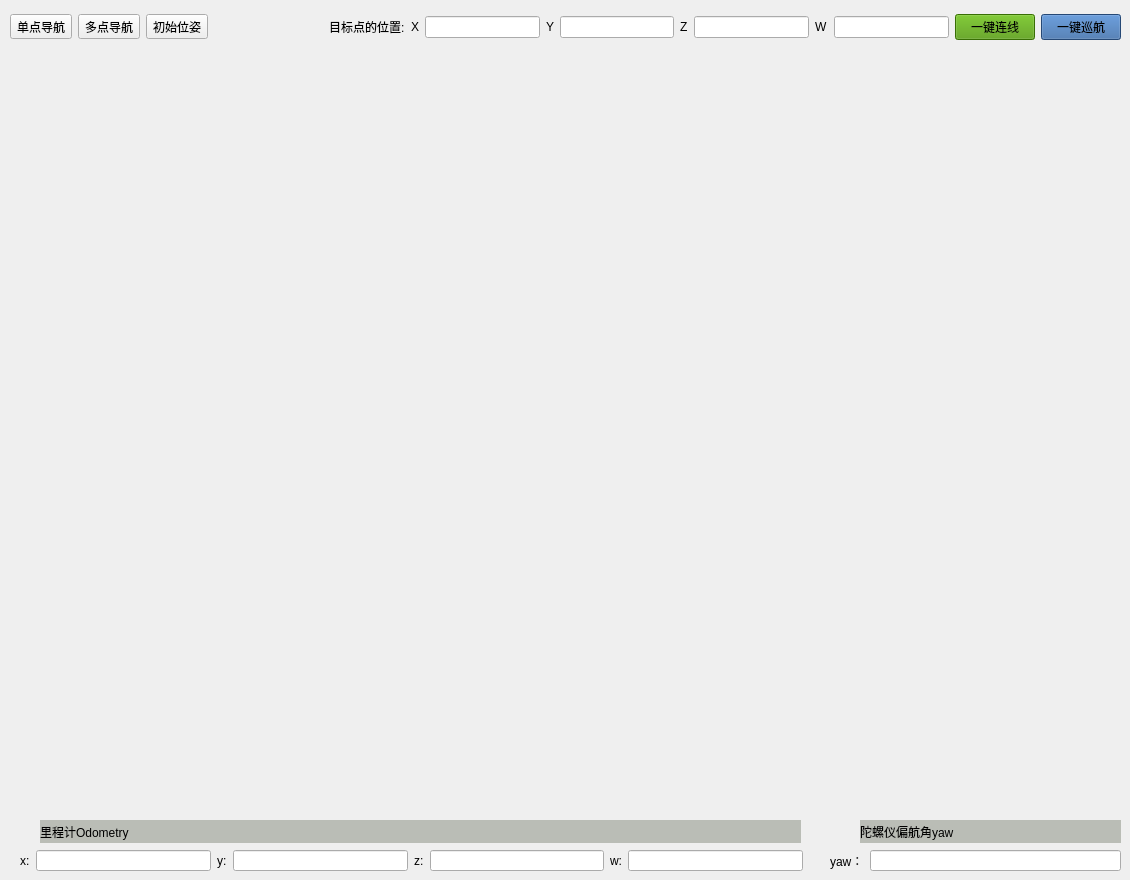
      <widget class="QWidget" name="tab_4">
       <attribute name="title">
        <string>建图导航</string>
       </attribute>
       <widget class="QLabel" name="imu">
        <property name="geometry">
         <rect>
          <x>830</x>
          <y>820</y>
          <width>31</width>
          <height>23</height>
         </rect>
        </property>
        <property name="text">
         <string/>
        </property>
       </widget>
       <widget class="QLabel" name="label_35">
        <property name="geometry">
         <rect>
          <x>860</x>
          <y>820</y>
          <width>261</width>
          <height>23</height>
         </rect>
        </property>
        <property name="styleSheet">
         <string notr="true">background-color: rgb(186, 189, 182);</string>
        </property>
        <property name="text">
         <string>陀螺仪偏航角yaw</string>
        </property>
       </widget>
       <widget class="QWidget" name="layoutWidget">
        <property name="geometry">
         <rect>
          <x>830</x>
          <y>850</y>
          <width>291</width>
          <height>21</height>
         </rect>
        </property>
        <layout class="QGridLayout" name="gridLayout_17">
         <item row="0" column="0">
          <widget class="QLabel" name="label_30">
           <property name="text">
            <string>yaw：</string>
           </property>
          </widget>
         </item>
         <item row="0" column="1">
          <widget class="QLineEdit" name="yaw_view"/>
         </item>
        </layout>
       </widget>
       <widget class="QWidget" name="layoutWidget">
        <property name="geometry">
         <rect>
          <x>9</x>
          <y>45</y>
          <width>1111</width>
          <height>771</height>
         </rect>
        </property>
        <layout class="QVBoxLayout" name="layout_rviz"/>
       </widget>
       <widget class="QLabel" name="label_31">
        <property name="geometry">
         <rect>
          <x>40</x>
          <y>820</y>
          <width>761</width>
          <height>23</height>
         </rect>
        </property>
        <property name="styleSheet">
         <string notr="true">background-color: rgb(186, 189, 182);</string>
        </property>
        <property name="text">
         <string>里程计Odometry</string>
        </property>
       </widget>
       <widget class="QLabel" name="odom">
        <property name="geometry">
         <rect>
          <x>12</x>
          <y>820</y>
          <width>31</width>
          <height>23</height>
         </rect>
        </property>
        <property name="text">
         <string/>
        </property>
       </widget>
       <widget class="QWidget" name="layoutWidget">
        <property name="geometry">
         <rect>
          <x>20</x>
          <y>850</y>
          <width>783</width>
          <height>21</height>
         </rect>
        </property>
        <layout class="QGridLayout" name="gridLayout_15">
         <property name="sizeConstraint">
          <enum>QLayout::SetMaximumSize</enum>
         </property>
         <item row="0" column="1">
          <widget class="QLineEdit" name="odomx_view">
           <property name="styleSheet">
            <string notr="true">color: rgb(164, 0, 0);
font: 63 italic 11pt &quot;URW Bookman&quot;;</string>
           </property>
          </widget>
         </item>
         <item row="0" column="7">
          <widget class="QLineEdit" name="odomw_view">
           <property name="styleSheet">
            <string notr="true">color: rgb(164, 0, 0);
font: 63 italic 11pt &quot;URW Bookman&quot;;</string>
           </property>
          </widget>
         </item>
         <item row="0" column="2">
          <widget class="QLabel" name="label_28">
           <property name="text">
            <string>y:</string>
           </property>
          </widget>
         </item>
         <item row="0" column="5">
          <widget class="QLineEdit" name="odomz_view">
           <property name="styleSheet">
            <string notr="true">color: rgb(164, 0, 0);
font: 63 italic 11pt &quot;URW Bookman&quot;;</string>
           </property>
          </widget>
         </item>
         <item row="0" column="3">
          <widget class="QLineEdit" name="odomy_view">
           <property name="styleSheet">
            <string notr="true">color: rgb(164, 0, 0);
font: 63 italic 11pt &quot;URW Bookman&quot;;</string>
           </property>
          </widget>
         </item>
         <item row="0" column="4">
          <widget class="QLabel" name="label_29">
           <property name="maximumSize">
            <size>
             <width>16777215</width>
             <height>70</height>
            </size>
           </property>
           <property name="text">
            <string>z:</string>
           </property>
          </widget>
         </item>
         <item row="0" column="6">
          <widget class="QLabel" name="label_36">
           <property name="maximumSize">
            <size>
             <width>16777215</width>
             <height>70</height>
            </size>
           </property>
           <property name="text">
            <string>w:</string>
           </property>
          </widget>
         </item>
         <item row="0" column="0">
          <widget class="QLabel" name="label_27">
           <property name="text">
            <string>x:</string>
           </property>
          </widget>
         </item>
        </layout>
       </widget>
       <widget class="QWidget" name="layoutWidget">
        <property name="geometry">
         <rect>
          <x>10</x>
          <y>10</y>
          <width>1111</width>
          <height>34</height>
         </rect>
        </property>
        <layout class="QGridLayout" name="gridLayout_36">
         <item row="0" column="3">
          <widget class="QPushButton" name="navgation_btn">
           <property name="styleSheet">
            <string notr="true">background-color: rgb(52, 101, 164);</string>
           </property>
           <property name="text">
            <string>一键巡航</string>
           </property>
          </widget>
         </item>
         <item row="0" column="0">
          <layout class="QGridLayout" name="gridLayout_13">
           <item row="0" column="2">
            <widget class="QToolButton" name="Pose_toolbtn">
             <property name="text">
              <string>初始位姿</string>
             </property>
            </widget>
           </item>
           <item row="0" column="1">
            <widget class="QToolButton" name="multnav_toolbtn">
             <property name="text">
              <string>多点导航</string>
             </property>
            </widget>
           </item>
           <item row="0" column="0">
            <widget class="QToolButton" name="singelnav_goal_toolbtn">
             <property name="text">
              <string>单点导航</string>
             </property>
            </widget>
           </item>
          </layout>
         </item>
         <item row="0" column="1">
          <layout class="QGridLayout" name="gridLayout_37">
           <item row="0" column="7">
            <widget class="QLineEdit" name="zpose">
             <property name="styleSheet">
              <string notr="true">font: 63 italic 11pt &quot;URW Bookman&quot;;
color: rgb(13, 155, 95);</string>
             </property>
            </widget>
           </item>
           <item row="0" column="5">
            <widget class="QLineEdit" name="ypose">
             <property name="styleSheet">
              <string notr="true">font: 63 italic 11pt &quot;URW Bookman&quot;;
color: rgb(13, 155, 95);</string>
             </property>
            </widget>
           </item>
           <item row="0" column="8">
            <widget class="QLabel" name="label_57">
             <property name="text">
              <string>W</string>
             </property>
            </widget>
           </item>
           <item row="0" column="1">
            <widget class="QLabel" name="label_53">
             <property name="text">
              <string>目标点的位置:</string>
             </property>
            </widget>
           </item>
           <item row="0" column="0">
            <spacer name="horizontalSpacer_2">
             <property name="orientation">
              <enum>Qt::Horizontal</enum>
             </property>
             <property name="sizeHint" stdset="0">
              <size>
               <width>80</width>
               <height>20</height>
              </size>
             </property>
            </spacer>
           </item>
           <item row="0" column="9">
            <widget class="QLineEdit" name="wpose">
             <property name="styleSheet">
              <string notr="true">font: 63 italic 11pt &quot;URW Bookman&quot;;
color: rgb(13, 155, 95);</string>
             </property>
            </widget>
           </item>
           <item row="0" column="3">
            <widget class="QLineEdit" name="xpose">
             <property name="styleSheet">
              <string notr="true">font: 63 italic 11pt &quot;URW Bookman&quot;;
color: rgb(13, 155, 95);</string>
             </property>
            </widget>
           </item>
           <item row="0" column="6">
            <widget class="QLabel" name="label_56">
             <property name="text">
              <string>Z</string>
             </property>
            </widget>
           </item>
           <item row="0" column="4">
            <widget class="QLabel" name="label_55">
             <property name="text">
              <string>Y</string>
             </property>
            </widget>
           </item>
           <item row="0" column="2">
            <widget class="QLabel" name="label_54">
             <property name="text">
              <string>X</string>
             </property>
            </widget>
           </item>
          </layout>
         </item>
         <item row="0" column="2">
          <widget class="QPushButton" name="connect_line">
           <property name="styleSheet">
            <string notr="true">background-color: rgb(78, 154, 6);</string>
           </property>
           <property name="text">
            <string>一键连线</string>
           </property>
          </widget>
         </item>
        </layout>
       </widget>
      </widget>
